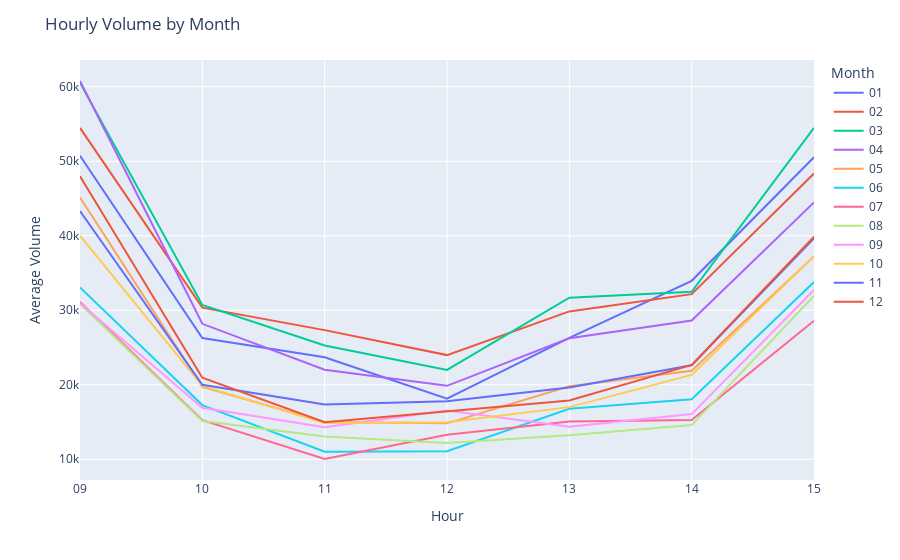

Notebook code for this chart:
### Code cell
hourly_volume = df_raw.groupby(['Hour', 'Month'])['Volume'].mean().reset_index()

# Create the line plot using Plotly Express
fig1 = px.line(hourly_volume, x='Hour', y='Volume', color='Month')

# Set the x-axis label
fig1.update_layout(xaxis_title='Hour')

# Set the y-axis label
fig1.update_layout(yaxis_title='Average Volume')

# Set the title of the plot
fig1.update_layout(title='Hourly Volume by Month')

# Display the plot
fig1.show()

###Shows how the average volume varies throughout the different months and how it differs between different hours of the day.

### Figure 1 — Plotly figure (JSON) as saved in the notebook; plotly's stock layout.template omitted (floating-point values rounded to 4 significant figures)
{"data": [{"hovertemplate": "Month=01<br>Hour=%{x}<br>Volume=%{y}<extra></extra>", "legendgroup": "01", "line": {"color": "#636efa", "dash": "solid"}, "marker": {"symbol": "circle"}, "mode": "lines", "name": "01", "orientation": "v", "showlegend": true, "type": "scatter", "x": ["09", "10", "11", "12", "13", "14", "15"], "xaxis": "x", "y": [50730.0, 26270.0, 23680.0, 18130.0, 26290.0, 33950.0, 50540.0], "yaxis": "y"}, {"hovertemplate": "Month=02<br>Hour=%{x}<br>Volume=%{y}<extra></extra>", "legendgroup": "02", "line": {"color": "#EF553B", "dash": "solid"}, "marker": {"symbol": "circle"}, "mode": "lines", "name": "02", "orientation": "v", "showlegend": true, "type": "scatter", "x": ["09", "10", "11", "12", "13", "14", "15"], "xaxis": "x", "y": [54480.0, 30350.0, 27340.0, 23980.0, 29850.0, 32160.0, 48360.0], "yaxis": "y"}, {"hovertemplate": "Month=03<br>Hour=%{x}<br>Volume=%{y}<extra></extra>", "legendgroup": "03", "line": {"color": "#00cc96", "dash": "solid"}, "marker": {"symbol": "circle"}, "mode": "lines", "name": "03", "orientation": "v", "showlegend": true, "type": "scatter", "x": ["09", "10", "11", "12", "13", "14", "15"], "xaxis": "x", "y": [60540.0, 30730.0, 25280.0, 22000.0, 31690.0, 32470.0, 54480.0], "yaxis": "y"}, {"hovertemplate": "Month=04<br>Hour=%{x}<br>Volume=%{y}<extra></extra>", "legendgroup": "04", "line": {"color": "#ab63fa", "dash": "solid"}, "marker": {"symbol": "circle"}, "mode": "lines", "name": "04", "orientation": "v", "showlegend": true, "type": "scatter", "x": ["09", "10", "11", "12", "13", "14", "15"], "xaxis": "x", "y": [60770.0, 28180.0, 22020.0, 19860.0, 26230.0, 28620.0, 44480.0], "yaxis": "y"}, {"hovertemplate": "Month=05<br>Hour=%{x}<br>Volume=%{y}<extra></extra>", "legendgroup": "05", "line": {"color": "#FFA15A", "dash": "solid"}, "marker": {"symbol": "circle"}, "mode": "lines", "name": "05", "orientation": "v", "showlegend": true, "type": "scatter", "x": ["09", "10", "11", "12", "13", "14", "15"], "xaxis": "x", "y": [45150.0, 19720.0, 15000.0, 14820.0, 19790.0, 21880.0, 37220.0], "yaxis": "y"}, {"hovertemplate": "Month=06<br>Hour=%{x}<br>Volume=%{y}<extra></extra>", "legendgroup": "06", "line": {"color": "#19d3f3", "dash": "solid"}, "marker": {"symbol": "circle"}, "mode": "lines", "name": "06", "orientation": "v", "showlegend": true, "type": "scatter", "x": ["09", "10", "11", "12", "13", "14", "15"], "xaxis": "x", "y": [33060.0, 17270.0, 11000.0, 11070.0, 16780.0, 18040.0, 33780.0], "yaxis": "y"}, {"hovertemplate": "Month=07<br>Hour=%{x}<br>Volume=%{y}<extra></extra>", "legendgroup": "07", "line": {"color": "#FF6692", "dash": "solid"}, "marker": {"symbol": "circle"}, "mode": "lines", "name": "07", "orientation": "v", "showlegend": true, "type": "scatter", "x": ["09", "10", "11", "12", "13", "14", "15"], "xaxis": "x", "y": [31120.0, 15240.0, 10040.0, 13280.0, 15070.0, 15280.0, 28580.0], "yaxis": "y"}, {"hovertemplate": "Month=08<br>Hour=%{x}<br>Volume=%{y}<extra></extra>", "legendgroup": "08", "line": {"color": "#B6E880", "dash": "solid"}, "marker": {"symbol": "circle"}, "mode": "lines", "name": "08", "orientation": "v", "showlegend": true, "type": "scatter", "x": ["09", "10", "11", "12", "13", "14", "15"], "xaxis": "x", "y": [30870.0, 15140.0, 13050.0, 12200.0, 13220.0, 14590.0, 31940.0], "yaxis": "y"}, {"hovertemplate": "Month=09<br>Hour=%{x}<br>Volume=%{y}<extra></extra>", "legendgroup": "09", "line": {"color": "#FF97FF", "dash": "solid"}, "marker": {"symbol": "circle"}, "mode": "lines", "name": "09", "orientation": "v", "showlegend": true, "type": "scatter", "x": ["09", "10", "11", "12", "13", "14", "15"], "xaxis": "x", "y": [30950.0, 16910.0, 14290.0, 16550.0, 14360.0, 16060.0, 32710.0], "yaxis": "y"}, {"hovertemplate": "Month=10<br>Hour=%{x}<br>Volume=%{y}<extra></extra>", "legendgroup": "10", "line": {"color": "#FECB52", "dash": "solid"}, "marker": {"symbol": "circle"}, "mode": "lines", "name": "10", "orientation": "v", "showlegend": true, "type": "scatter", "x": ["09", "10", "11", "12", "13", "14", "15"], "xaxis": "x", "y": [40020.0, 19850.0, 14880.0, 14970.0, 17000.0, 21330.0, 37230.0], "yaxis": "y"}, {"hovertemplate": "Month=11<br>Hour=%{x}<br>Volume=%{y}<extra></extra>", "legendgroup": "11", "line": {"color": "#636efa", "dash": "solid"}, "marker": {"symbol": "circle"}, "mode": "lines", "name": "11", "orientation": "v", "showlegend": true, "type": "scatter", "x": ["09", "10", "11", "12", "13", "14", "15"], "xaxis": "x", "y": [43330.0, 19990.0, 17350.0, 17790.0, 19630.0, 22610.0, 39670.0], "yaxis": "y"}, {"hovertemplate": "Month=12<br>Hour=%{x}<br>Volume=%{y}<extra></extra>", "legendgroup": "12", "line": {"color": "#EF553B", "dash": "solid"}, "marker": {"symbol": "circle"}, "mode": "lines", "name": "12", "orientation": "v", "showlegend": true, "type": "scatter", "x": ["09", "10", "11", "12", "13", "14", "15"], "xaxis": "x", "y": [47980.0, 20940.0, 14970.0, 16490.0, 17900.0, 22660.0, 39870.0], "yaxis": "y"}], "layout": {"legend": {"title": {"text": "Month"}, "tracegroupgap": 0}, "margin": {"t": 60}, "title": {"text": "Hourly Volume by Month"}, "xaxis": {"anchor": "y", "domain": [0, 1], "title": {"text": "Hour"}}, "yaxis": {"anchor": "x", "domain": [0, 1], "title": {"text": "Average Volume"}}}}
